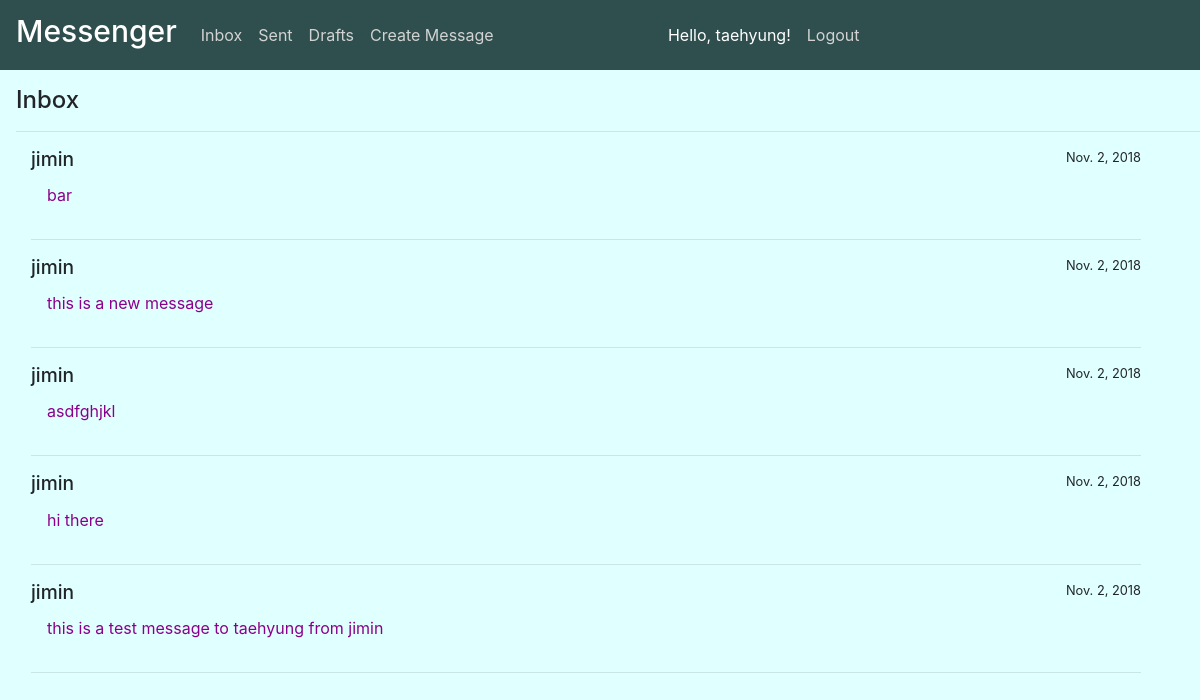
Before: /inbox (signed in) with the older database file.
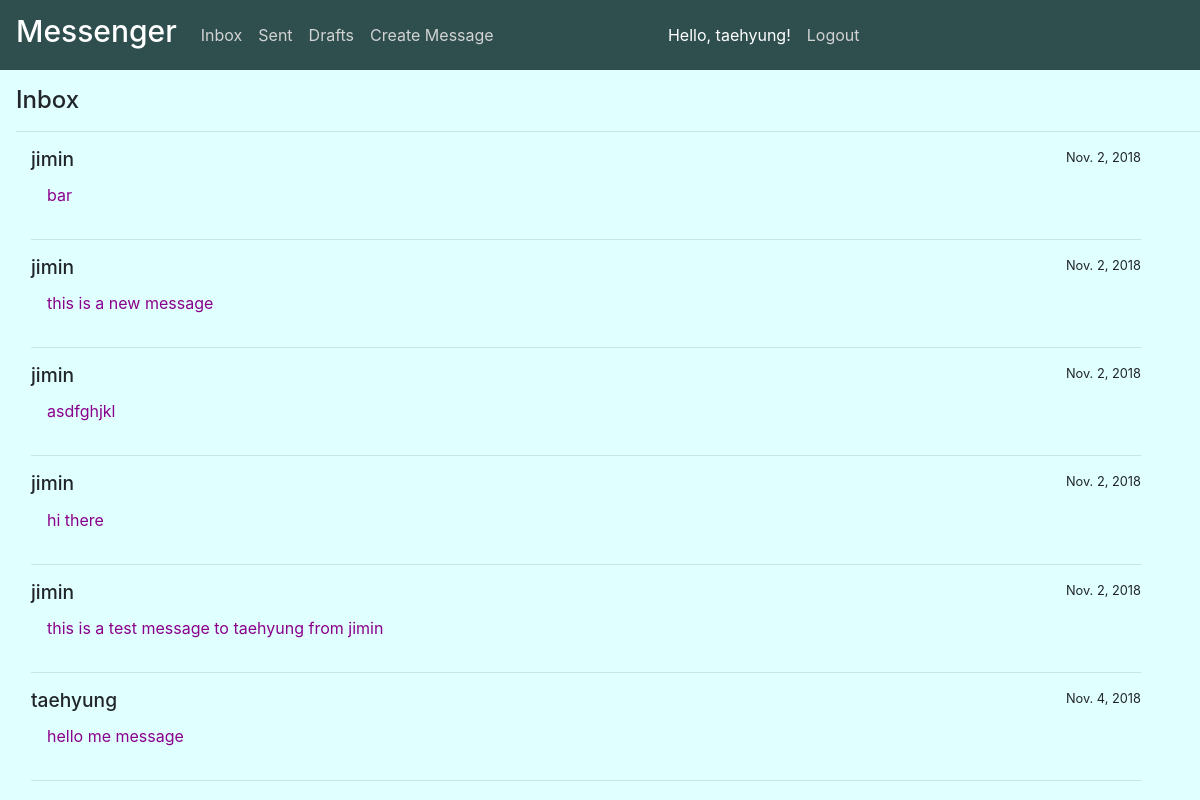
After: the same page with the newer database file.
### messenger/models.py (models this page shows)
class Message(models.Model):
    text = models.TextField()
    sent = models.BooleanField()
    date = models.DateField(auto_now_add=True)
    sender = models.ForeignKey(User, related_name='sent', on_delete=models.CASCADE)
    receiver = models.ForeignKey(User, related_name='received', on_delete=models.CASCADE)

### messenger/views.py (the view)
# urls.py: re_path(r'inbox', views.inbox, name='inbox'),
@login_required
def inbox(request):
    filtered_message_objects = Message.objects.filter(receiver=request.user, sent=True)
    return render(request, 'messenger/inbox.html', {'filtered_message_objects': filtered_message_objects})

### messenger/templates/messenger/inbox.html
{% extends 'messenger/base.html' %}
{% block content %}
    <div class="content">
        <h2>Inbox</h2>
        <hr>
        <div class="container messages">
            {% for message in filtered_message_objects %}
                <div class="row">
                    <div class="col-sm">
                        <h5>{{ message.sender }}</h5>
                    </div>
                    <div class="col-sm date">
                        <p>{{ message.date }}</p>
                    </div>
                </div>
                <div class="row">
                    <div class="col-sm text">
                        <p>{{ message.text }}</p>
                    </div>
                </div>
                <hr>
            {% endfor %}
        </div>
    </div>
{% endblock %}

Changed rows visible on the page:
added Message: sender "taehyung", date "Nov. 4, 2018", text "hello me message"
